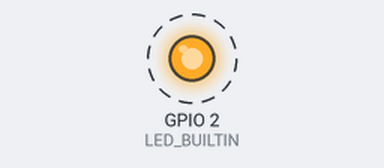
Simulated run of this sketch. Board: ESP8266 (NodeMCU). Shown: output pins drawn as LEDs (lit = HIGH, except the on-board LED, lit = LOW). Dashed ring = blinking.

Above: at 0.2 s.
Timing chart, 0 to 3.0 s (numbered marks = the images above):
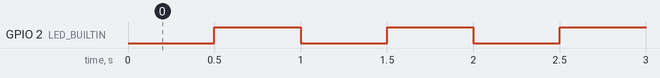

The sketch:

blink.ino
```cpp
#include <ESP8266WiFi.h>

void setup() {
  // LED setup
  pinMode(LED_BUILTIN, OUTPUT);
  digitalWrite(LED_BUILTIN, HIGH);  // LED off (inverted)
}

void loop() {
  // Blink the built-in LED
  digitalWrite(LED_BUILTIN, LOW);  // ON
  delay(500);
  digitalWrite(LED_BUILTIN, HIGH); // OFF
  delay(500);
}
```

Measured:
- by itself, GPIO 2 (LED_BUILTIN): alternates HIGH for 0.50 s and LOW for 0.50 s
